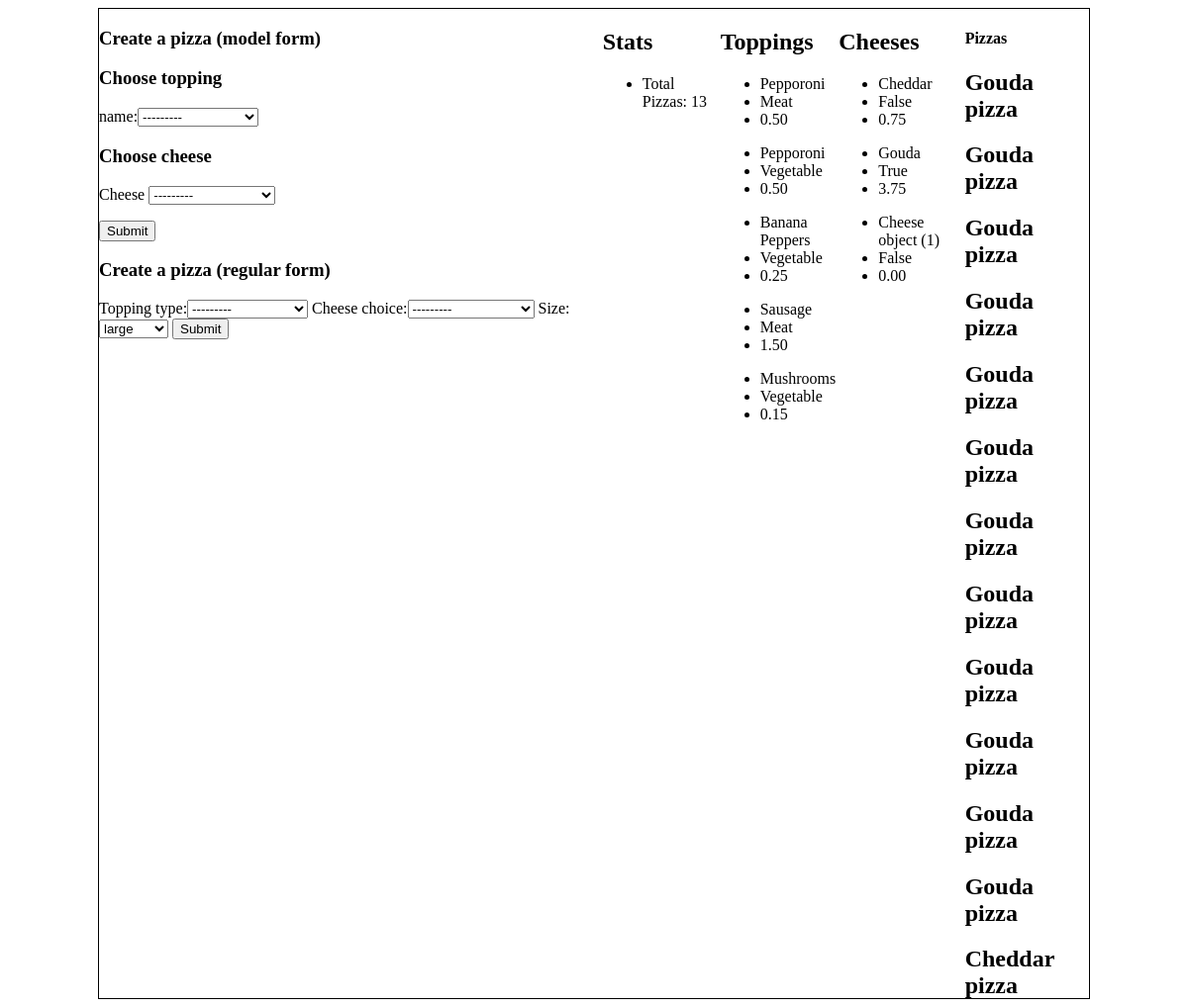
Before: / with the older database file.
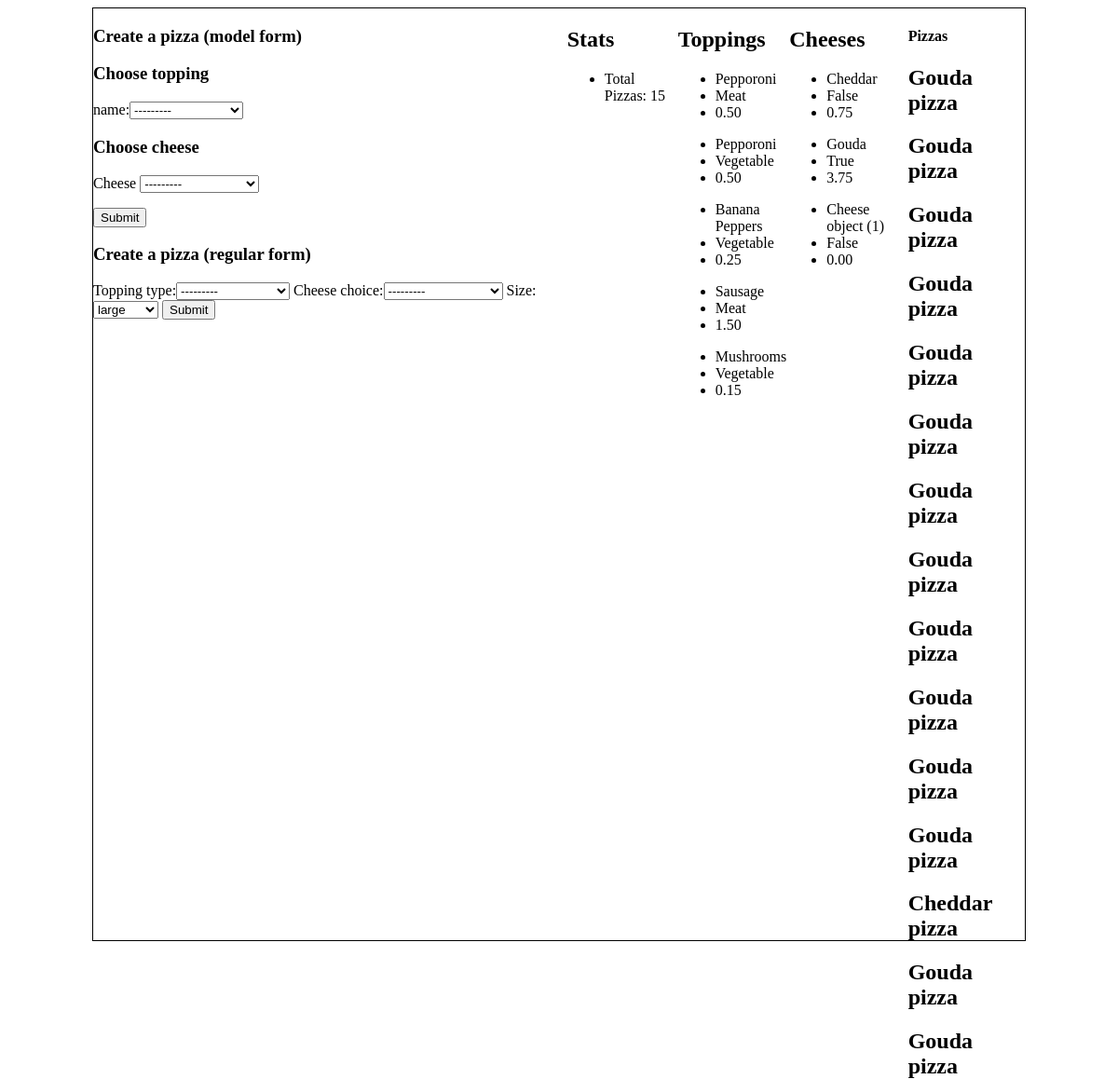
After: the same page with the newer database file.
### Pizza/models.py (models this page shows)
class Toppings(models.Model):
    name = models.CharField(max_length=100)
    type = models.ForeignKey(Type, on_delete=models.CASCADE)
    price = models.DecimalField(decimal_places=2, max_digits=300)

class Type (models.Model):
    name = models.CharField(max_length=20) #Meat, Cheese, Etc

class Cheese(models.Model):
    name = models.CharField(max_length=100)
    is_healthy = models.BooleanField(default=False)
    price = models.DecimalField(decimal_places=2, max_digits=300)

class Pizza(models.Model):
    name = models.CharField(max_length=100)
    size = models.CharField(max_length=100)
    toppings = models.ManyToManyField(Toppings)
    cheese = models.ForeignKey(Cheese, on_delete=models.CASCADE)
    price = models.DecimalField(decimal_places=2, max_digits=300)
    total_price = models.DecimalField(null=True, decimal_places=2, max_digits=300)

### Pizza/views.py (the view, shortened to what this page needs)
# urls.py: path('', views.homepage, name="homepage"),
def homepage(request):
    pizza = Pizza.objects.all()
    toppings = Toppings.objects.all()
    cheeses = Cheese.objects.all()
    toppings_form = ToppingsForm
    cheeses_form = CheesesForm
    regular_form = RegularForm
    data = {
        'pizza': pizza,
        'toppings': toppings,
        'cheeses': cheeses,
        'toppings_form': toppings_form,
        'cheeses_form': cheeses_form,
        'regular_form': regular_form,
    }
    return render(request, 'Pizza/index.html', data)

### Pizza/forms.py (called while the page is built)
    @staticmethod
    def label_from_instance(obj):
        return obj.name

    @staticmethod
    def label_from_instance(obj):
        return obj.name

    @staticmethod
    def label_from_instance(obj):
        return obj.name

### templates/Pizza/index.html (shortened to what this page needs)
<!doctype html>
<html>
<head>
</head>
<body>
<main style="display:flex;justify-content: center">
    <section>
        <h3>Create a pizza (model form)</h3>
        <form method="POST">
            <h3>Choose topping</h3>
            <p>name:{{ toppings_form.name }}</p>
            <h3>Choose cheese</h3>
            <p>Cheese {{ cheeses_form.name }}</p>
            <button type="submit">Submit</button>
        </form>
        <h3>Create a pizza (regular form)</h3>
        <form method="POST">
            {{ regular_form.as_table }}
            <button type="submit">Submit</button>
        </form>
    </section>
    <section>
        <h1>Stats </h1>
        <ul>
            <li>Total Pizzas: {{ pizza.count }} </li>
        </ul>
    </section>
    <section>
        <h2> Toppings</h2>
        {% for topping in toppings %}
            <ul>
                <li>{{ topping.name }}</li>
                <li>{{ topping.type.name }}</li>
                <li>{{ topping.price }}</li>
            </ul>
        {% endfor %}
    </section>
    <section>
        <h2> Cheeses</h2>
        {% for cheese in cheeses %}
            <ul>
                <li>{{ cheese.name }}</li>
                <li>{{ cheese.is_healthy }}</li>
                <li>{{ cheese.price }}</li>
            </ul>
        {% endfor %}
    </section>
<section>
    <h4>Pizzas</h4>
    {% for za in pizza %}
        <h2>{{ za.name }}</h2>
    {% endfor %}
</section>
</main>
</body>
</html>

Changed rows visible on the page:
added Pizza: name "Gouda pizza"
added Pizza: name "Gouda pizza"
Other visible differences:
{{ pizza.count }}: "13" → "15"
